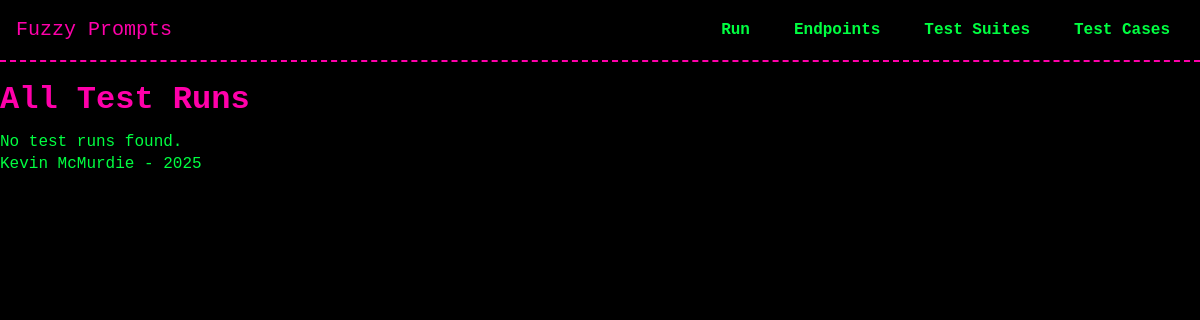
Before: /test_runs/ with the older database file.
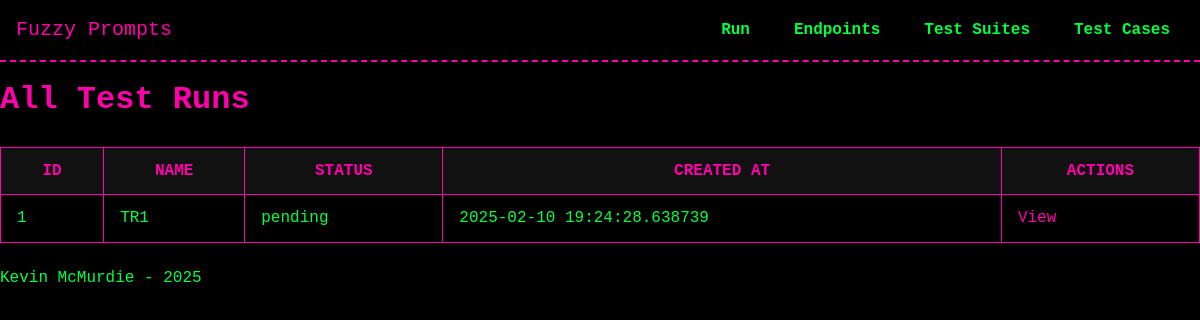
After: the same page with the newer database file.
### models/model_TestRun.py (models this page shows, shortened)
class TestRun(db.Model):
    __tablename__ = 'test_runs'
    id = db.Column(db.Integer, primary_key=True)
    name = db.Column(db.String(255), nullable=False)
    created_at = db.Column(db.DateTime, default=datetime.now)
    finished_at = db.Column(db.DateTime, nullable=True)
    status = db.Column(db.String(50), default="pending")
    current_sequence = db.Column(db.Integer, default=0)
    endpoint_id = db.Column(db.Integer, db.ForeignKey('endpoints.id'), nullable=False)
    endpoint = db.relationship('Endpoint', back_populates='test_runs')
    test_suites = db.relationship('TestSuite', secondary=test_run_suites, back_populates='test_runs')
    executions = db.relationship('TestExecution', back_populates='test_run',
                               order_by='TestExecution.sequence',
                               cascade='all, delete-orphan')

### routes/test_runs.py (the view)
@test_runs_bp.route('/', methods=['GET'])
def list_test_runs():
    page = request.args.get('page', 1, type=int)
    pagination = TestRun.query.order_by(TestRun.id.desc()).paginate(page=page, per_page=10, error_out=False)
    runs = pagination.items
    return render_template('test_runs/list_test_runs.html', test_runs=runs, pagination=pagination)

### templates/test_runs/list_test_runs.html (shortened to what this page needs)
{% extends "base.html" %}
{% block head %}
  <link rel="stylesheet" href="{{ url_for('static', filename='css/tables.css') }}">
{% endblock %}
{% block content %}
<h1>All Test Runs</h1>
{% if test_runs %}
  <table>
    <thead>
      <tr>
        <th>ID</th>
        <th>Name</th>
        <th>Status</th>
        <th>Created At</th>
        <th>Actions</th>
      </tr>
    </thead>
    <tbody>
      {% for run in test_runs %}
        <tr>
          <td>{{ run.id }}</td>
          <td>{{ run.name or 'N/A' }}</td>
          <td>{{ run.status or 'pending' }}</td>
          <td>{{ run.created_at or 'N/A' }}</td>
          <td>
            <a href="{{ url_for('test_runs_bp.view_test_run', run_id=run.id) }}">View</a>
          </td>
        </tr>
      {% endfor %}
    </tbody>
  </table>
{% else %}
  <p>No test runs found.</p>
{% endif %}
{% endblock %}

Changed rows visible on the page:
added TestRun: id "1", name "TR1", status "pending", created_at "2025-02-10 19:24:28.638739"
Other visible differences:
text no longer shown: "No test runs found."
text now shown: "ID NAME STATUS CREATED AT ACTIONS"
